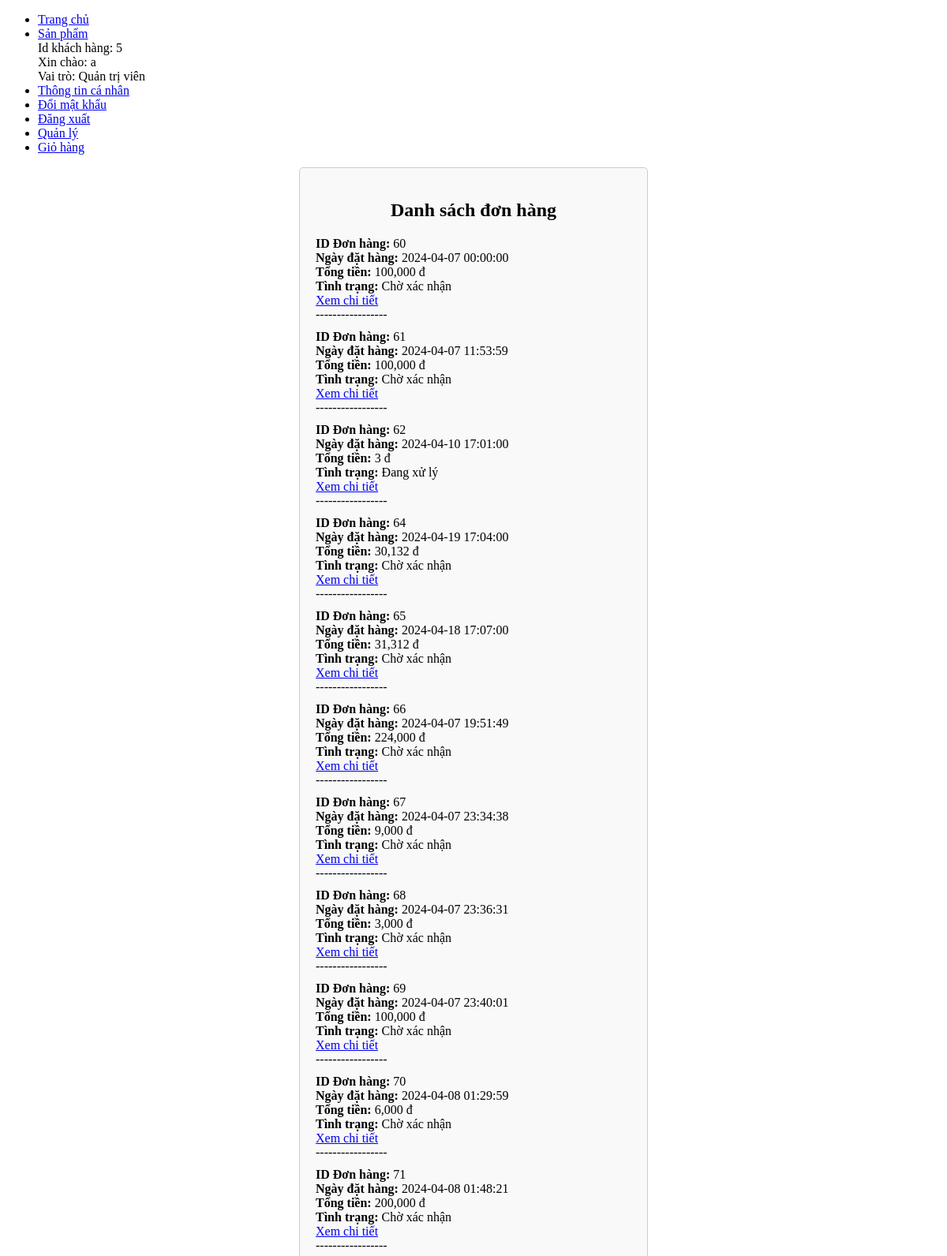
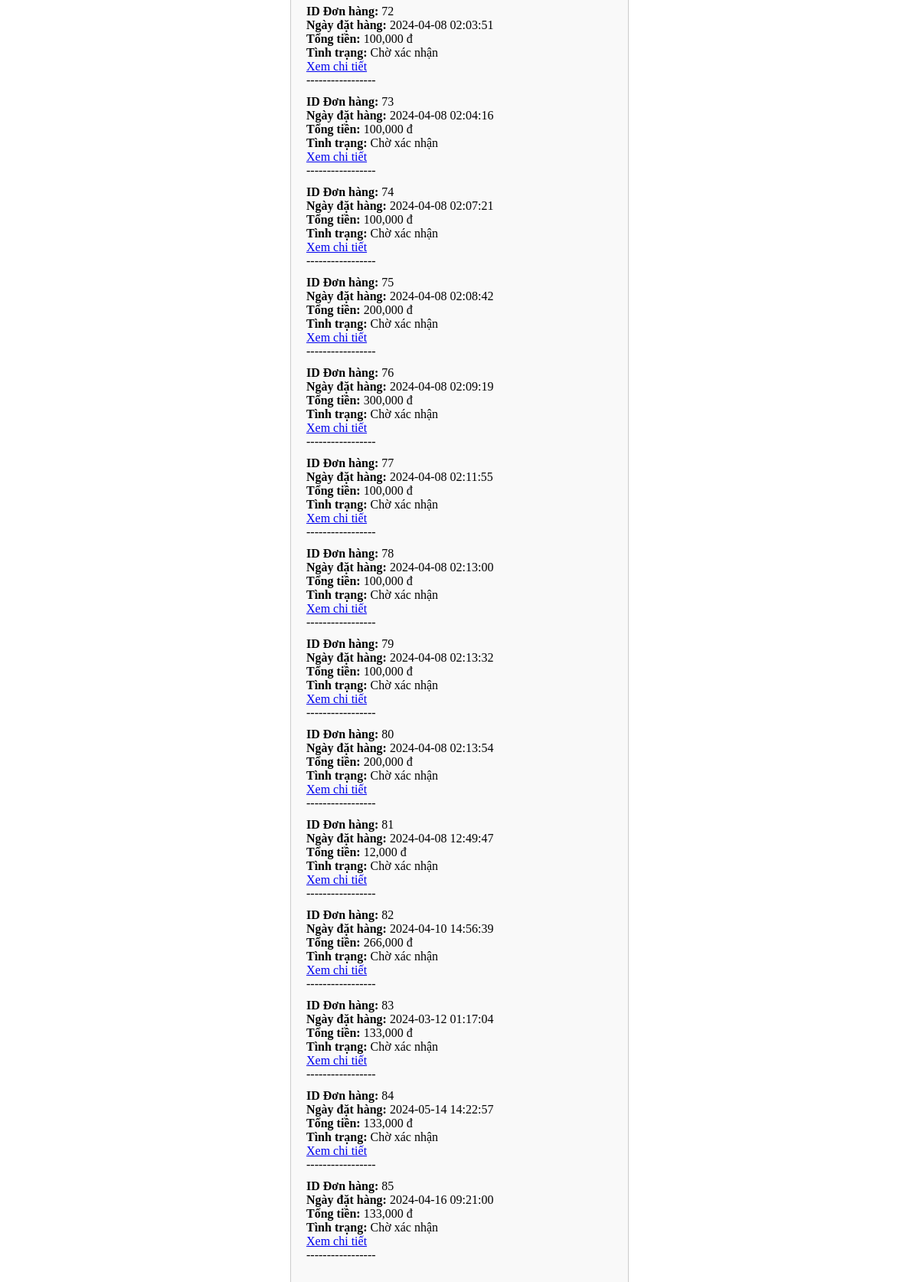
The app's page /user/index.php?ctrl=customerUserController&action=viewOrderList (signed in) with its own data (2 pictures, top to bottom).
### tables this page shows
CREATE TABLE `don_dat_hang` (
  `id` int(11) NOT NULL,
  `id_khach_hang` int(11) DEFAULT NULL,
  `ngay` datetime DEFAULT NULL,
  `tong_tien` decimal(10,2) DEFAULT NULL,
  `ghi_chu` text DEFAULT NULL,
  `tinh_trang` varchar(224) DEFAULT NULL
);

### lib/database.php (called while the page is built, shortened)
<?php
class Database
{
    private $host = "localhost";
    private $username = "root";
    private $password = "";
    private $database = "phonestore";
    private $conn;
    public function __construct()
    {
        $this->conn = $this->connectDB();
    }
    private function connectDB()
    {
        $conn = mysqli_connect($this->host, $this->username, $this->password, $this->database);
        return $conn;
    }
    public function select($query)
    {
        $result = mysqli_query($this->conn, $query);
        if ($result) {
            $data = mysqli_fetch_all($result, MYSQLI_ASSOC);
            return $data;
        } else {
            die(mysqli_error($this->conn));
        }
    }
}

### lib/session.php (called while the page is built, shortened)
<?php
class Session
{
    public static function getSessionValue($key)
    {
        if (isset($_SESSION[$key])) {
            return $_SESSION[$key];
        } else {
            return null;
        }
    }
}

### user/model/customerUserModel.php (called while the page is built, shortened)
<?php
class customerUserModel
{
    private $db;
    public function __construct()
    {
        $this->db = new Database();
    }
    public function getCustomerByIdNguoiDung()
    {
        $id_nguoi_dung = Session::getSessionValue('login_id');
        $sql = "SELECT * FROM khach_hang WHERE id_nguoi_dung = $id_nguoi_dung";
        $result = $this->db->select($sql);
        return $result;
    }
    public function getOrdersByCustomerId($customerId)
    {
        $sql = "SELECT * FROM don_dat_hang WHERE id_khach_hang = $customerId";
        $result = $this->db->select($sql);
        return $result;
    }
}

### user/view/orderList.php (the view, shortened to what this page needs)
<!DOCTYPE html>
<html lang="vi">
<head>
</head>
<body>
    <div class="customer-info">
        <h2>Danh sách đơn hàng</h2>
        <?php
        if (!empty($orders)) {
            echo '<ul>';
            foreach ($orders as $order) {
                echo '<li>';
                echo '<label>ID Đơn hàng:</label> ' . $order['id'] . '<br>';
                echo '<label>Ngày đặt hàng:</label> ' . $order['ngay'] . '<br>';
                echo '<label>Tổng tiền:</label> ' . number_format($order['tong_tien']) . ' đ<br>';
                echo '<label>Tình trạng:</label> ' . $order['tinh_trang'] . '<br>';
                echo '<a href="index.php?ctrl=customerUserController&action=viewOrderDetail&id=' . $order['id'] . '">Xem chi tiết</a><br>';
                echo '-----------------';
                echo '</li>';
            }
            echo '</ul>';
        } else {
            echo '<p>Không có đơn hàng nào được tìm thấy cho khách hàng này.</p>';
        }
        ?>
    </div>
</body>
</html>

### user/view/orderList.php (style rules this page uses)
.customer-info { width: 400px; margin: 0 auto; padding: 20px; border: 1px solid #ccc; border-radius: 5px; background-color: #f9f9f9; }
.customer-info h2 { text-align: center; margin-bottom: 20px; }
.customer-info ul { list-style-type: none; padding: 0; }
.customer-info li { margin-bottom: 10px; }
.customer-info label { font-weight: bold; }

### records on screen
don_dat_hang: id "60", ngay "2024-04-07 00:00:00", tong_tien "100,000", tinh_trang "Chờ xác nhận"
don_dat_hang: id "61", ngay "2024-04-07 11:53:59", tong_tien "100,000", tinh_trang "Chờ xác nhận"
don_dat_hang: id "62", ngay "2024-04-10 17:01:00", tong_tien "3", tinh_trang "Đang xử lý"
don_dat_hang: id "64", ngay "2024-04-19 17:04:00", tong_tien "30,132", tinh_trang "Chờ xác nhận"
don_dat_hang: id "65", ngay "2024-04-18 17:07:00", tong_tien "31,312", tinh_trang "Chờ xác nhận"
don_dat_hang: id "66", ngay "2024-04-07 19:51:49", tong_tien "224,000", tinh_trang "Chờ xác nhận"
don_dat_hang: id "67", ngay "2024-04-07 23:34:38", tong_tien "9,000", tinh_trang "Chờ xác nhận"
don_dat_hang: id "68", ngay "2024-04-07 23:36:31", tong_tien "3,000", tinh_trang "Chờ xác nhận"
don_dat_hang: id "69", ngay "2024-04-07 23:40:01", tong_tien "100,000", tinh_trang "Chờ xác nhận"
don_dat_hang: id "70", ngay "2024-04-08 01:29:59", tong_tien "6,000", tinh_trang "Chờ xác nhận"
don_dat_hang: id "71", ngay "2024-04-08 01:48:21", tong_tien "200,000", tinh_trang "Chờ xác nhận"
don_dat_hang: id "72", ngay "2024-04-08 02:03:51", tong_tien "100,000", tinh_trang "Chờ xác nhận"
don_dat_hang: id "73", ngay "2024-04-08 02:04:16", tong_tien "100,000", tinh_trang "Chờ xác nhận"
don_dat_hang: id "74", ngay "2024-04-08 02:07:21", tong_tien "100,000", tinh_trang "Chờ xác nhận"
don_dat_hang: id "75", ngay "2024-04-08 02:08:42", tong_tien "200,000", tinh_trang "Chờ xác nhận"
don_dat_hang: id "76", ngay "2024-04-08 02:09:19", tong_tien "300,000", tinh_trang "Chờ xác nhận"
don_dat_hang: id "77", ngay "2024-04-08 02:11:55", tong_tien "100,000", tinh_trang "Chờ xác nhận"
don_dat_hang: id "78", ngay "2024-04-08 02:13:00", tong_tien "100,000", tinh_trang "Chờ xác nhận"
don_dat_hang: id "79", ngay "2024-04-08 02:13:32", tong_tien "100,000", tinh_trang "Chờ xác nhận"
don_dat_hang: id "80", ngay "2024-04-08 02:13:54", tong_tien "200,000", tinh_trang "Chờ xác nhận"
don_dat_hang: id "81", ngay "2024-04-08 12:49:47", tong_tien "12,000", tinh_trang "Chờ xác nhận"
don_dat_hang: id "82", ngay "2024-04-10 14:56:39", tong_tien "266,000", tinh_trang "Chờ xác nhận"
don_dat_hang: id "83", ngay "2024-03-12 01:17:04", tong_tien "133,000", tinh_trang "Chờ xác nhận"
don_dat_hang: id "84", ngay "2024-05-14 14:22:57", tong_tien "133,000", tinh_trang "Chờ xác nhận"
don_dat_hang: id "85", ngay "2024-04-16 09:21:00", tong_tien "133,000", tinh_trang "Chờ xác nhận"

### other values on screen
$id_khach_hang "5"
$ten_dang_nhap "a"
$vai_tro "Quản trị viên"
